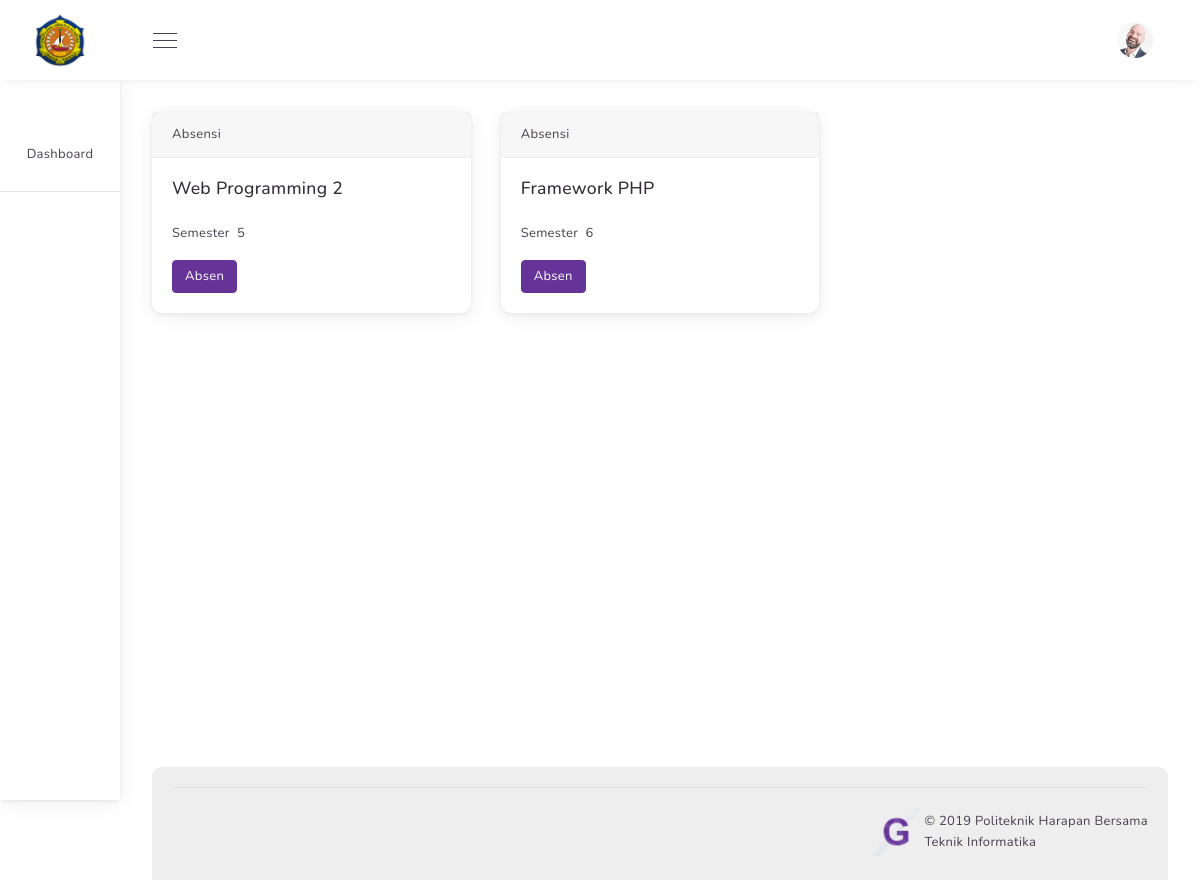
The app's page /dosen/index.php (signed in) with its own data.
### tables this page shows
CREATE TABLE `matkul` (
  `id_matkul` int(10) NOT NULL,
  `nama_matkul` varchar(50) NOT NULL,
  `nidn` int(11) NOT NULL,
  `semester` int(1) NOT NULL
);

### dosen/dosen.php (the view, shortened to what this page needs)
<!DOCTYPE html>
<html lang="en">
<head>
</head>
<body>
    <div class="row">
        <?php
            include "../koneksi.php";
            $nidn_dosen = $_SESSION['nidn'];
            $query= $koneksi->query("SELECT * FROM matkul where nidn='$nidn_dosen'");
            while($row=$query->fetch_assoc()){
        ?>
        <div class="col-md-4">
            <div class="card">
                <div class="card-header">
                    Absensi
                </div>
                <div class="card-body">
                    <h5 class="card-title">
                        <?php
                            echo $row['nama_matkul'];
                        ?>
                    </h5>
                    <p class="card-text">
                        <?php
                            echo 'Semester &nbsp;'.$row['semester'];
                        ?>
                    </p>
                    <a href="index.php?page=absensi&id_matkul=<?php echo $row['id_matkul']; ?>" class="btn btn-primary" id="absen" value="<?php echo $row['id_matkul'] ?>" name="absen">Absen</a>
                </div>
            </div>
        </div>
        <?php
            }
        ?>
    </div>
</body>
</html>

### records on screen
matkul: nama_matkul "Web Programming 2", semester "5", $row['id_matkul'] 1 (drawn)
matkul: nama_matkul "Framework PHP", semester "6", $row['id_matkul'] 2 (drawn)
